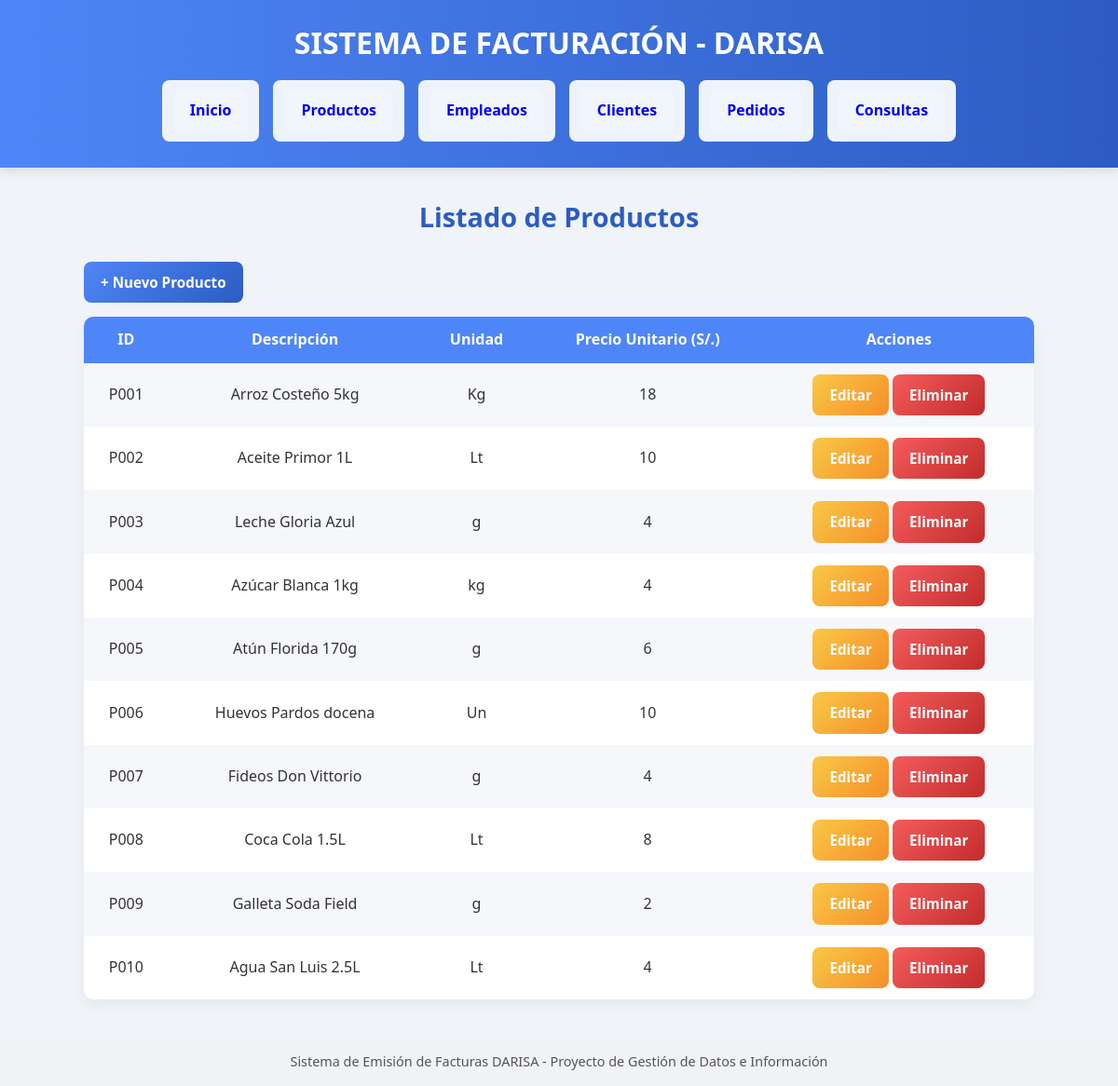
Screenshot of /productos_listar.php with the database file from the repository.
### tables this page shows
CREATE TABLE Producto (
  idProducto VARCHAR(4) NOT NULL,
  Descripcion_del_producto TEXT(50) NULL,
  Unidad VARCHAR(2) NULL,
  Precio_Unitario INT NULL,
  PRIMARY KEY (idProducto)
);

### productos_listar.php (the view)
<?php
require_once "conexion.php";
require_once "header.php";
?>
<section class="contenedor">
    <h2>Listado de Productos</h2>
    <a class="btn btn-crear" href="productos_form.php">+ Nuevo Producto</a>
    <table>
        <tr>
            <th>ID</th>
            <th>Descripción</th>
            <th>Unidad</th>
            <th>Precio Unitario (S/.)</th>
            <th>Acciones</th>
        </tr>
        <?php
        $sql = "SELECT idproducto, descripcion_del_producto, unidad, precio_unitario FROM producto";
        $resultado = $conexion->query($sql);
        while ($row = $resultado->fetch_assoc()) {
            echo "<tr>
                    <td>{$row['idproducto']}</td>
                    <td>{$row['descripcion_del_producto']}</td>
                    <td>{$row['unidad']}</td>
                    <td>{$row['precio_unitario']}</td>
                    <td>
                        <a class='btn btn-editar' href='productos_form.php?id={$row['idproducto']}'>Editar</a>
                        <a class='btn btn-eliminar' href='productos_eliminar.php?id={$row['idproducto']}' onclick=\"return confirm('¿Seguro de eliminar el producto {$row['idproducto']}?');\">Eliminar</a>
                    </td>
                </tr>";
        }
        ?>
    </table>
</section>
<?php
require_once "footer.php";
?>

### estilos.css (style rules this page uses)
* { margin: 0; padding: 0; box-sizing: border-box; }
body { font-family: 'Segoe UI', Tahoma, Geneva, Verdana, sans-serif; background: #f0f4f8; color: #333; line-height: 1.6; }
.contenedor { max-width: 1100px; margin: 30px auto; padding: 0 20px; }
h2 { text-align: center; font-size: 1.8em; margin-bottom: 25px; color: #2c5cc3; }
.btn { display: inline-block; padding: 10px 18px; font-size: 0.95em; font-weight: 600; text-decoration: none; color: #fff; border: none; border-radius: 8px; cursor: pointer; transition: all 0.3s ease; }
.btn-crear { background: linear-gradient(135deg, #4f86f7, #2c5cc3); }
.btn-editar { background: linear-gradient(135deg, #f9c846, #f58f29); }
.btn-eliminar { background: linear-gradient(135deg, #f45c5c, #c32c2c); }
table { width: 100%; border-collapse: collapse; background: #fff; box-shadow: 0 6px 15px rgba(0,0,0,0.05); border-radius: 10px; overflow: hidden; margin-top: 15px; }
th, td { padding: 12px 15px; text-align: center; }
th { background: #4f86f7; color: #fff; font-weight: 600; }
tr:nth-child(even) { background: #f5f7fb; }

### rows the page displays
producto: idProducto "P001", Descripcion_del_producto "Arroz Costeño 5kg", Unidad "Kg", Precio_Unitario "18"
producto: idProducto "P002", Descripcion_del_producto "Aceite Primor 1L", Unidad "Lt", Precio_Unitario "10"
producto: idProducto "P003", Descripcion_del_producto "Leche Gloria Azul", Unidad "g", Precio_Unitario "4"
producto: idProducto "P004", Descripcion_del_producto "Azúcar Blanca 1kg", Unidad "kg", Precio_Unitario "4"
producto: idProducto "P005", Descripcion_del_producto "Atún Florida 170g", Unidad "g", Precio_Unitario "6"
producto: idProducto "P006", Descripcion_del_producto "Huevos Pardos docena", Unidad "Un", Precio_Unitario "10"
producto: idProducto "P007", Descripcion_del_producto "Fideos Don Vittorio", Unidad "g", Precio_Unitario "4"
producto: idProducto "P008", Descripcion_del_producto "Coca Cola 1.5L", Unidad "Lt", Precio_Unitario "8"
producto: idProducto "P009", Descripcion_del_producto "Galleta Soda Field", Unidad "g", Precio_Unitario "2"
producto: idProducto "P010", Descripcion_del_producto "Agua San Luis 2.5L", Unidad "Lt", Precio_Unitario "4"
